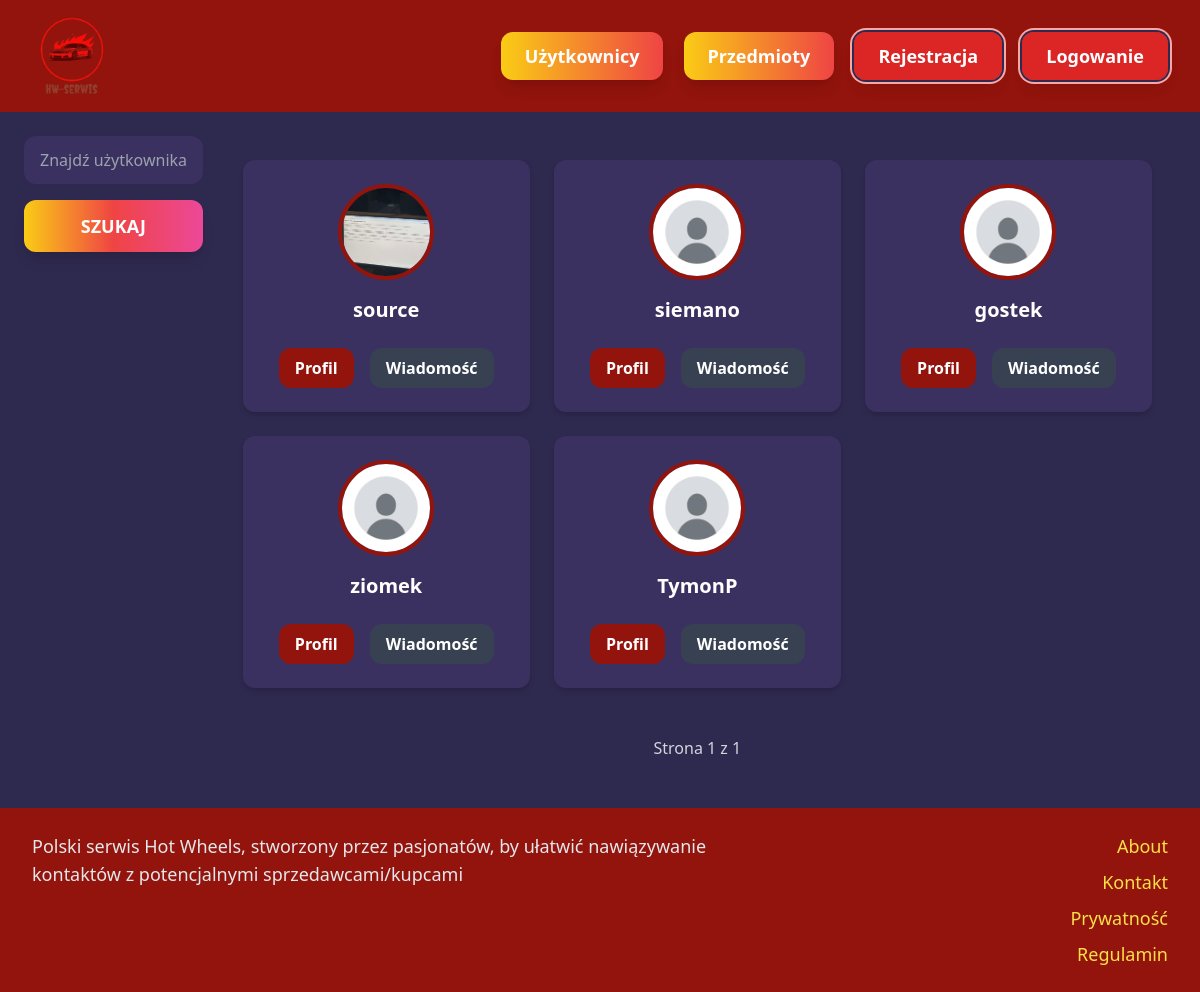
The app's page /users/?seed=339563&page=2&q=, older data.
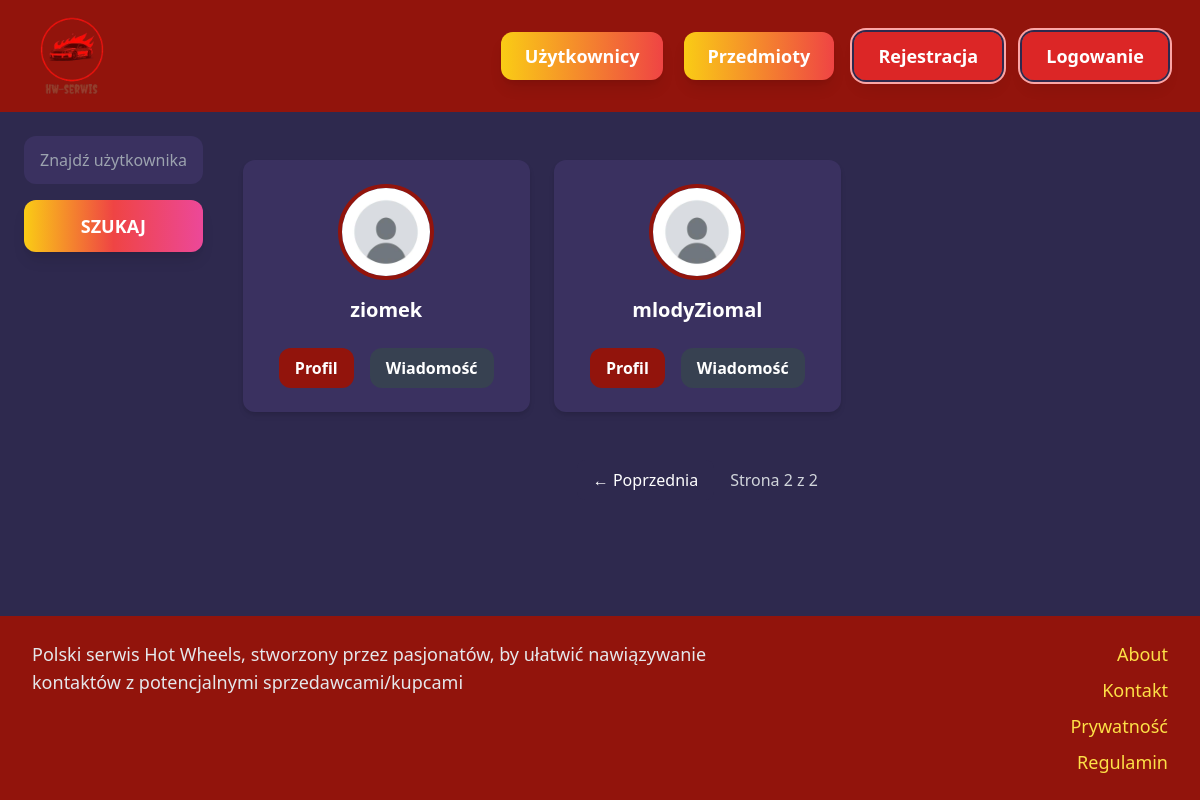
The same page, newer data.
### user/models.py (models this page shows, shortened)
class Profile(models.Model):
    user = models.OneToOneField(User, on_delete=models.CASCADE)
    avatar = models.ImageField(upload_to='avatars/', default='avatars/default.jpg')
    bio = models.TextField(max_length=500, blank=True)
    registration_ip = models.GenericIPAddressField(null=True, blank=True)

### users/views.py (the view)
# urls.py: path('', views.search_users, name='items'),  # Przykładowa ścieżka
def search_users(request):
    query = request.GET.get('q', '')
    seed = request.GET.get('seed')
    if not seed:
        seed = str(random.randint(0, 999999))
    if query:
        users = User.objects.filter(username__icontains=query)
    else:
        users = User.objects.all()
    users = list(users)
    random.Random(seed).shuffle(users)
    paginator = Paginator(users, 6)  # 6 użytkowników na stronę
    page_number = request.GET.get('page')
    page_obj = paginator.get_page(page_number)
    profiles = Profile.objects.filter(user__in=page_obj.object_list)
    return render(request, 'users/items.html', {
        'query': query,
        'profiles': profiles,
        'page_obj': page_obj,
        'seed': seed,
    })

### users/templates/users/items.html (shortened to what this page needs)
{% extends 'core/base.html' %}
{% block content %}
<div class="pb-6 grid grid-cols-12 gap-4">
  <div class="col-span-2">
    <form method="get" action="{% url 'users:items' %}">
      <input name="q"
             type="text"
             value="{{ query }}"
             placeholder="Znajdź użytkownika"
             class="w-full py-3 px-4 rounded-xl bg-[#3A3160] text-white placeholder-gray-400 border-none focus:outline-none focus:ring-2 focus:ring-yellow-300" />
      <button type="submit"
              class="mt-4 w-full py-3 text-lg font-extrabold text-white rounded-xl bg-gradient-to-r from-yellow-400 via-red-500 to-pink-500 hover:bg-right transition-all duration-500 shadow-lg">
        SZUKAJ
      </button>
    </form>
  </div>
  <div class="col-span-10">
    <div class="bg-transparent rounded-xl p-6 grid grid-cols-1 md:grid-cols-2 lg:grid-cols-3 gap-6">
      {% for profile in profiles %}
        <div class="bg-[#3A3160] text-white shadow-md p-6 rounded-xl flex flex-col items-center">
          <img src="{{ profile.avatar.url }}" alt="Avatar" class="w-24 h-24 rounded-full object-cover border-4 border-[#92140C] mb-4">
          <h3 class="text-xl font-bold mb-2">{{ profile.user.username }}</h3>
          {% if request.user != profile.user %}
          <div class="flex space-x-4 mt-4">
            <a href="{% url 'user:profile' profile.user.username %}" class="px-4 py-2 font-semibold rounded-xl bg-[#92140C] hover:bg-[#A31B1F] transition">Profil</a>
            <a href="{% url 'conversation:new_with_user' profile.user.id %}" class="px-4 py-2 font-semibold rounded-xl bg-gray-700 hover:bg-gray-600 transition">Wiadomość</a>
          </div>
          {% endif %}
        </div>
      {% empty %}
        <p class="text-center text-gray-400 col-span-full">Brak wyników</p>
      {% endfor %}
    </div>
    <div class="flex justify-center items-center space-x-4 mt-6">
      {% if page_obj.has_previous %}
      <a href="?seed={{ seed }}&page={{ page_obj.previous_page_number }}&q={{ query }}" class="px-4 py-2 rounded-lg bg-[#2E294E] text-white hover:bg-[#92140C]">← Poprzednia</a>
      {% endif %}
      <span class="text-gray-300">Strona {{ page_obj.number }} z {{ page_obj.paginator.num_pages }}</span>
    </div>
  </div>
</div>
{% endblock %}

Row changes from the older to the newer data that the page shows:
no longer on this page (row unchanged): Profile: avatar (picture), user.username "source", shows "Profil"
no longer on this page (row unchanged): Profile: avatar (placeholder picture), user.username "siemano", shows "Profil"
no longer on this page (row unchanged): Profile: avatar (placeholder picture), user.username "gostek", shows "Profil"
no longer on this page (row unchanged): Profile: avatar (placeholder picture), user.username "TymonP", shows "Profil"
added Profile: avatar (placeholder picture), user.username "mlodyZiomal", shows "Profil"
Text that changed along with them:
{{ page_obj.number }}: "1" → "2"
{{ page_obj.paginator.num_pages }}: "1" → "2"
text now shown: "← Poprzednia"
